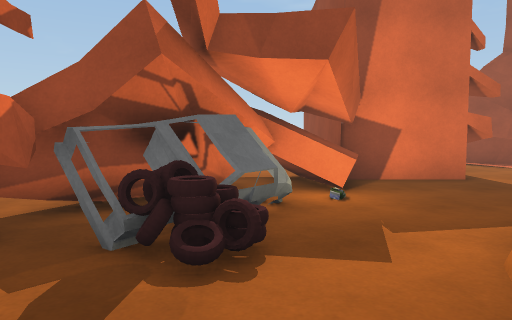
view 1 (above)

16 first-person views from a walk through a scene from a Unity 3-D project. The camera is 1.2 m above the floor, tilts 4° down and sees 70° across. The floor is counted in squares, 1 m on a side. Each view is taken from the middle of a square. On the plan, view 1 faces up. The plan holds only what a view shows up to about 15 squares ahead; the rest is blank. The player character is not drawn.

view 2
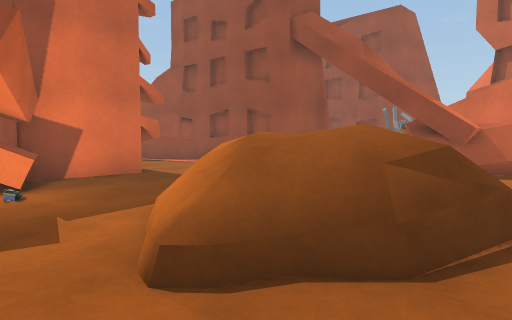

view 3
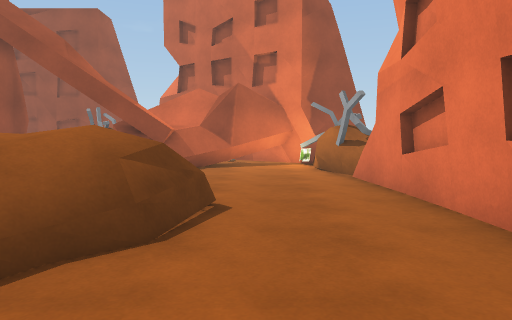

view 4
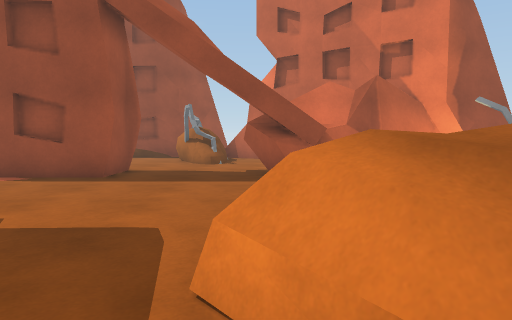

view 5
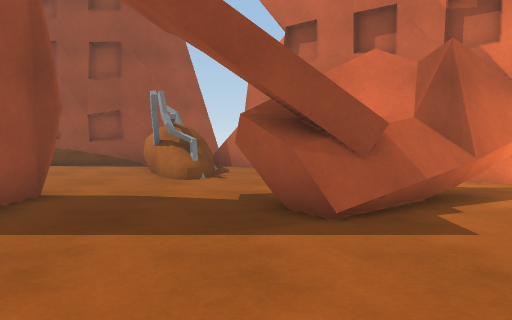

view 6
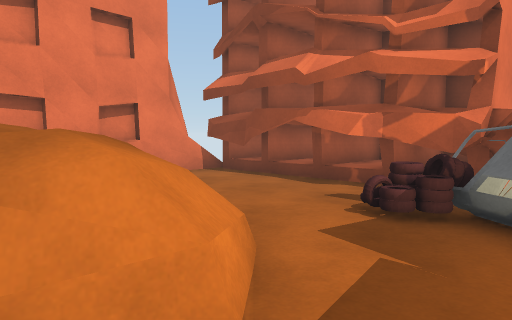

view 7
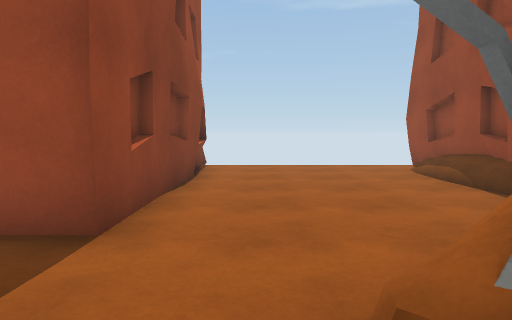

view 8
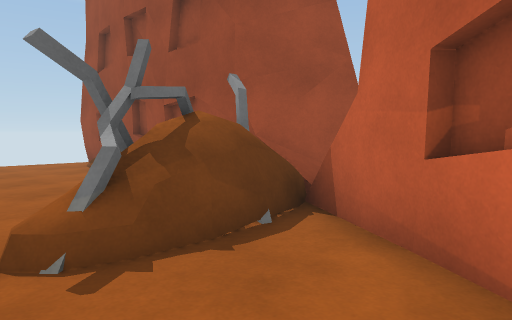

view 9
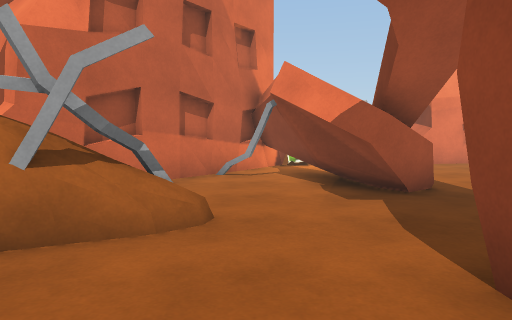

view 10
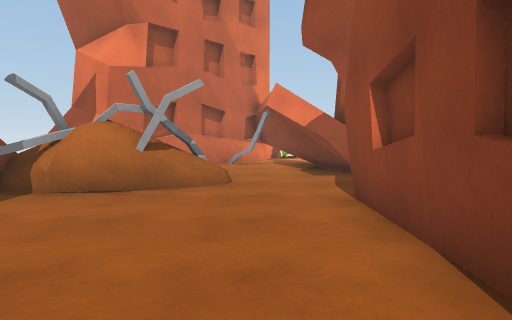

view 11
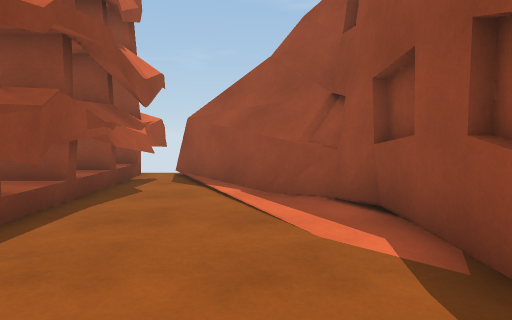

view 12
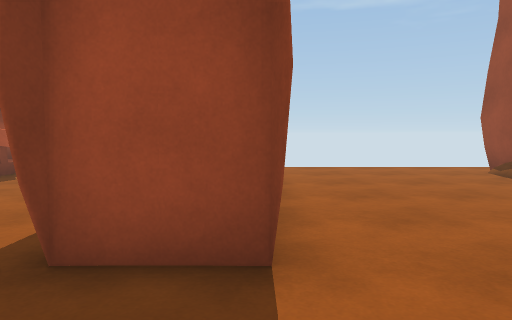

view 13
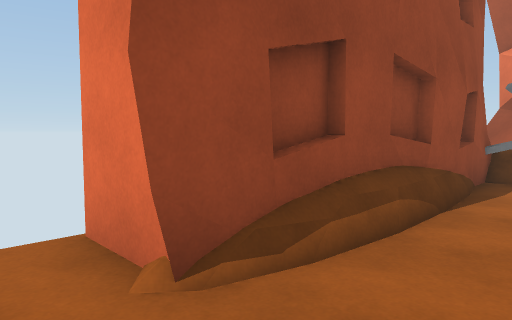

view 14
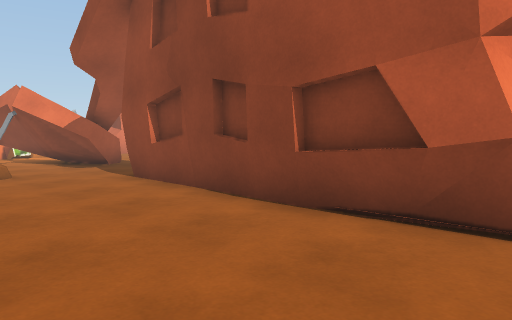

view 15
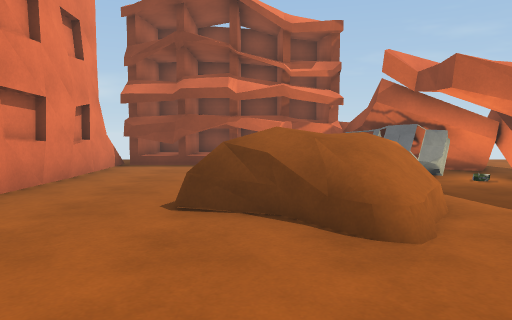

view 16
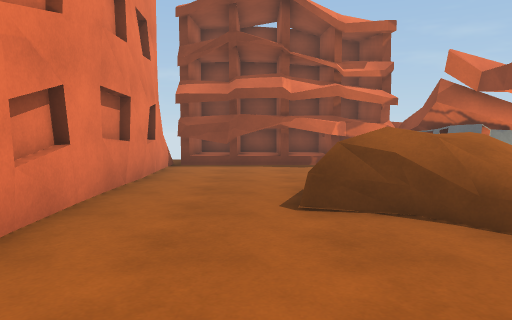

### Floor plan
Key: @ floor where view 1 was taken; # wall or solid block; . main floor; : floor 0.5 m higher than the main floor; + floor 0.75 m higher than the main floor; * floor 1 m higher than the main floor; % floor 1.25 m higher than the main floor; = window, fence, low wall or low ledge; ^ raised ledge; C car; O other object.
Columns run from 3 left of view 1 to 23 right of it. Each row starts with its distance up from view 1.
 18                 #........
 17           ##    #.........
 16          ##^#   #......####
 15          ##.^####......##
 14          #...####......##
 13          #... ###......##
 12          #....###......##
 11          #....###......##
 10      #####....###......##
  9     ##........###......##
  8    ##=........###....####
  7   ##................######
  6 ####...............O=#==O#
  5 ##CC...................#O
  4 #COO..===......##.....###
  3 #..O..+%*+....=###...##
  2 ##...:*%%=.....###...#
  1 ##.... ##......####.##
  0 #..@..===.......## ##
 -1 #...............####
 -2 #................##
 -3 #.............#####
 -4 ############=###  #

Where each view was taken, in squares from view 1:
view 1: 0 up, 0 right, facing up
view 2: 1 down, 0 right, facing up-right
view 3: 1 down, 1 left, facing right
view 4: 4 up, 1 right, facing right
view 5: 4 up, 6 right, facing right
view 6: 6 up, 5 right, facing down-left
view 7: 4 up, 15 right, facing up
view 8: 2 up, 15 right, facing up-right
view 9: 11 up, 15 right, facing down
view 10: 15 up, 15 right, facing down
view 11: 7 up, 9 right, facing up
view 12: 5 up, 13 right, facing up
view 13: 18 up, 18 right, facing down-right
view 14: 18 up, 18 right, facing down-left
view 15: 1 up, 11 right, facing left
view 16: 1 down, 11 right, facing left
